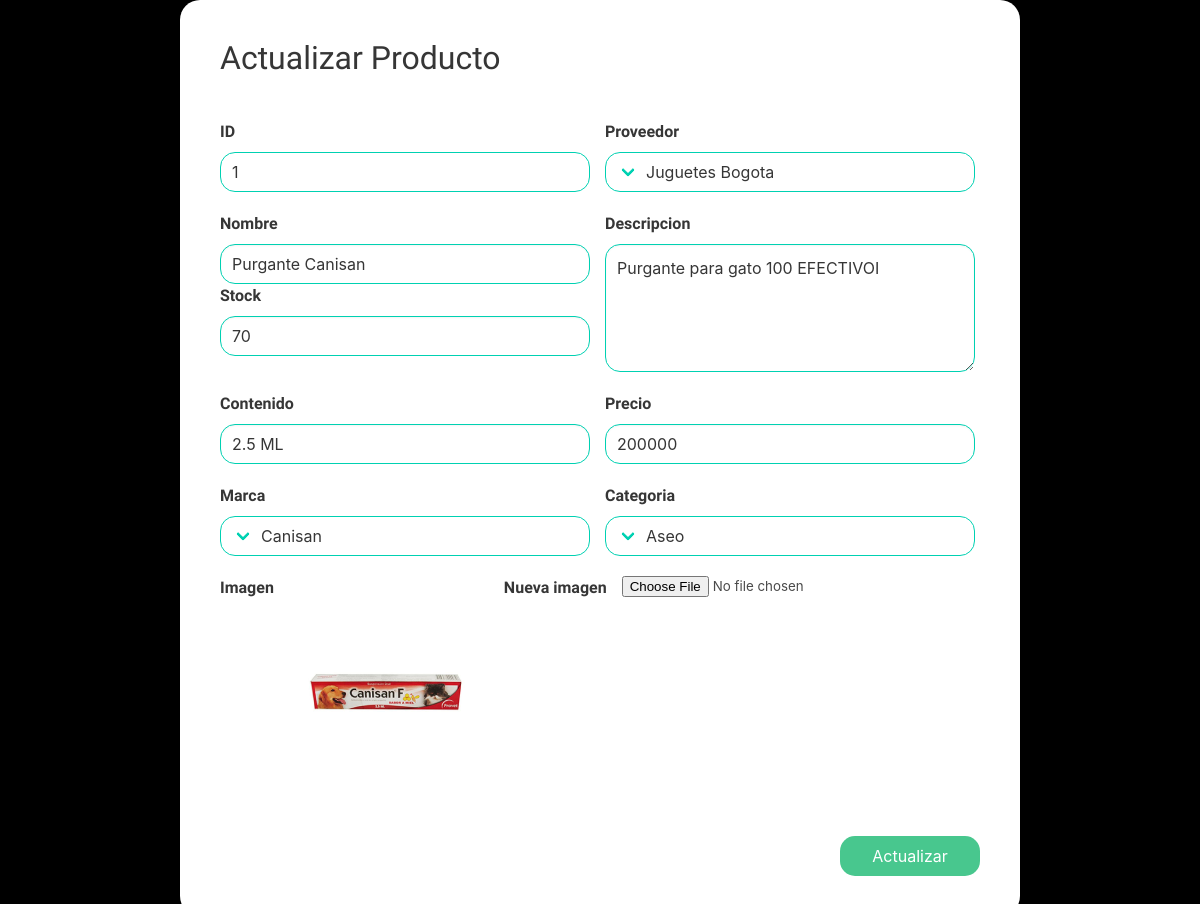
The app's page /admin/crud_produ/update.php?id=1 with its own data.
### tables this page shows
CREATE TABLE `productos` (
  `idProducto` varchar(11) NOT NULL,
  `proveedor` varchar(11) DEFAULT NULL,
  `nombre` varchar(30) DEFAULT NULL,
  `descripcionP` varchar(200) DEFAULT NULL,
  `contenido` varchar(10) DEFAULT NULL,
  `precio` decimal(10,0) DEFAULT NULL,
  `marca` varchar(10) DEFAULT NULL,
  `categoria` varchar(15) DEFAULT NULL,
  `cantidadDisponible` int NOT NULL,
  `imagen` varchar(200) NOT NULL,
  `activo` tinyint(1) NOT NULL
);

### admin/crud_produ/update.php (the view, shortened to what this page needs)
<!DOCTYPE html>
<html lang="en">
<head>
    <link rel="stylesheet" href="https://cdn.jsdelivr.net/npm/bulma@0.9.4/css/bulma.min.css">
    <link rel="stylesheet" href="https://cdn.jsdelivr.net/npm/bulma@0.9.4/css/bulma-rtl.min.css">
    <link rel="stylesheet" href="https://cdnjs.cloudflare.com/ajax/libs/font-awesome/6.4.2/css/all.min.css">
    <link rel="stylesheet" href="./estyles/norm.css">
</head>
<body>
<div class="contenedor">
    <form action="update.php" method="post" enctype="multipart/form-data">
    <?php
require_once("../../database/conexion.php");
if($_SERVER["REQUEST_METHOD"] === "GET"){
$id = $_GET["id"];
$sql = "SELECT*FROM productos WHERE idProducto = '$id' ";
$result = $conexion->query($sql);
if ($result) {
    $roe = $result->fetch_assoc();
}}
?>
    <div class="title" ><h1>Actualizar Producto </h1></div>
        <div class="con1">
            <div class="con1-1">
        <label for="" class="label">ID</label>
        <input class="input is-primary" type="text" value="<?php echo isset($roe['idProducto']) ? $roe['idProducto'] : ''; ?>" name="id" readonly>
        </div>
        <div class="con1-2">
        <label for="" class="label">Proveedor</label>
        <div class="select is-primary">
            <select name="proveedor" id="proveedor">
            <?php
                $marcquey = "SELECT p.idProducto,pr.idProveedor as idprovedor, pr.nombreP FROM productos AS p INNER JOIN proveedores as pr ON p.proveedor = pr.idProveedor WHERE p.idProducto = '$id'";
                $resulmarca = $conexion->query($marcquey);
                            while ($row = $resulmarca->fetch_assoc()) {
                                $idmarca = $row['idprovedor'];
                                $namemarca = $row['nombreP'];
                                echo "<option value=\"$idmarca\">$namemarca</option>";
                            }
            ?>
            </select>
        </div>
        </div>
    </div>
        <div class="con2">
        <div class="con2-1">
        <label for="" class="label">Nombre</label>
        <input class="input is-primary" type="text" value="<?php echo isset($roe['nombre']) ? $roe['nombre'] : ''; ?>" name="nombre">
        <label for="" class="label">Stock</label>
        <input type="number" class="input is-primary" value="<?php echo isset($roe['cantidadDisponible']) ? $roe['cantidadDisponible'] : ''; ?>" name="stock">
        </div>
            <div class="con2-2">
        <label for="" class="label">Descripcion</label>
        <textarea class="textarea is-primary" type="text" id="descripcion" value="" name="descripcion"><?php echo isset($roe['descripcionP']) ? $roe['descripcionP'] : ''; ?></textarea>
        </div>
        </div>
        <div class="con3">
        <div class="con3-1">
        <label for="" class="label">Contenido</label>
        <input class="input is-primary" type="text" value="<?php echo isset($roe['contenido']) ? $roe['contenido'] : ''; ?>" name="contenido">
        </div>
            <div class="con3-2">
        <label for="" class="label">Precio</label>
        <input class="input is-primary" type="text" value="<?php echo isset($roe['precio']) ? $roe['precio'] : ''; ?>" name="precio">
        </div>
    </div>
    <div class="con4">
        <div class="con4-1">
            <label for="" class="label">Marca</label>
            <div class="select is-primary">
                <select name="marca" id="marca">
                <?php
                $marcquey = "SELECT p.idProducto,m.idMarca, m.marca FROM productos AS p INNER JOIN marcas as m ON p.marca = m.idMarca WHERE p.idProducto = '$id'";
                $resulmarca = $conexion->query($marcquey);
                            while ($row = $resulmarca->fetch_assoc()) {
                                $idmarca = $row['idMarca'];
                                $namemarca = $row['marca'];
                                echo "<option value=\"$idmarca\">$namemarca</option>";
                            }
            ?>
                </select>
            </div>
        </div>
        <div class="con4-2">
            <label for="" class="label">Categoria</label>
            <div class="select is-primary">
                <select name="categoria" id="categoria">
                <?php
                $marcquey = "SELECT p.idProducto,c.categoria as idcategoria, c.descripcion as categoria FROM productos AS p INNER JOIN categorias as c ON p.categoria = c.categoria WHERE p.idProducto = '$id'";
                $resulmarca = $conexion->query($marcquey);
                            while ($row = $resulmarca->fetch_assoc()) {
                                $idmarca = $row['idcategoria'];
                                $namemarca = $row['categoria'];
                                echo "<option value=\"$idmarca\">$namemarca</option>";
                            }
            ?>
                </select>
            </div>
        </div>
    </div>
    <div class="con5">
        <label for="" class="label">Imagen</label>
        <?php $imagenBLOB = isset($roe["imagen"]) ? $roe['imagen']:'';
        echo '<img src="../../catalogo/imgs/productos/' .$imagenBLOB. '" alt="Imagen de Producto" width="200px">';
                ?>
        <label for="" class="label">Nueva imagen</label>
        <input type="file" name="imagen">
    </div>
    <div class="butcon">
    <button class="button is-success" type="submit">Actualizar</button>
    </div>
    </div>
    </body>
</html>

### admin/crud_produ/estyles/norm.css (style rules this page uses)
body { background-color: black; font-family: 'Oxygen', sans-serif; padding: 0; margin: 0; overflow-y: auto; }
.contenedor { height: 100%; display: flex; flex-direction: column; justify-content: center; align-items: center; }
form { background-color: white; display: flex; flex-direction: column; gap: 20px; width: 840px; padding: 40px; border-radius: 20px; }
.con1, .con2, .con3, .con4, .con5 { display: flex; gap: 15px; }
.butcon { display: flex; justify-content: flex-end; align-items: flex-end; }
input[type="text"],input[type="email"],input[type="password"],input[type="number"],#categoria, #marca, #proveedor { width: 370px; border-radius: 15px; }
button[type="submit"] { width: 140px; border-radius: 15px; }
#descripcion { width: 370px; border-radius: 15px; }

### records on screen
productos: id "1", nombre "Purgante Canisan", stock "70", descripcion "Purgante para gato 100 EFECTIVOI", contenido "2.5 ML", precio "200000", imagen (picture)

### other values on screen
form field proveedor "Juguetes Bogota"
form field marca "Canisan"
form field categoria "Aseo"
